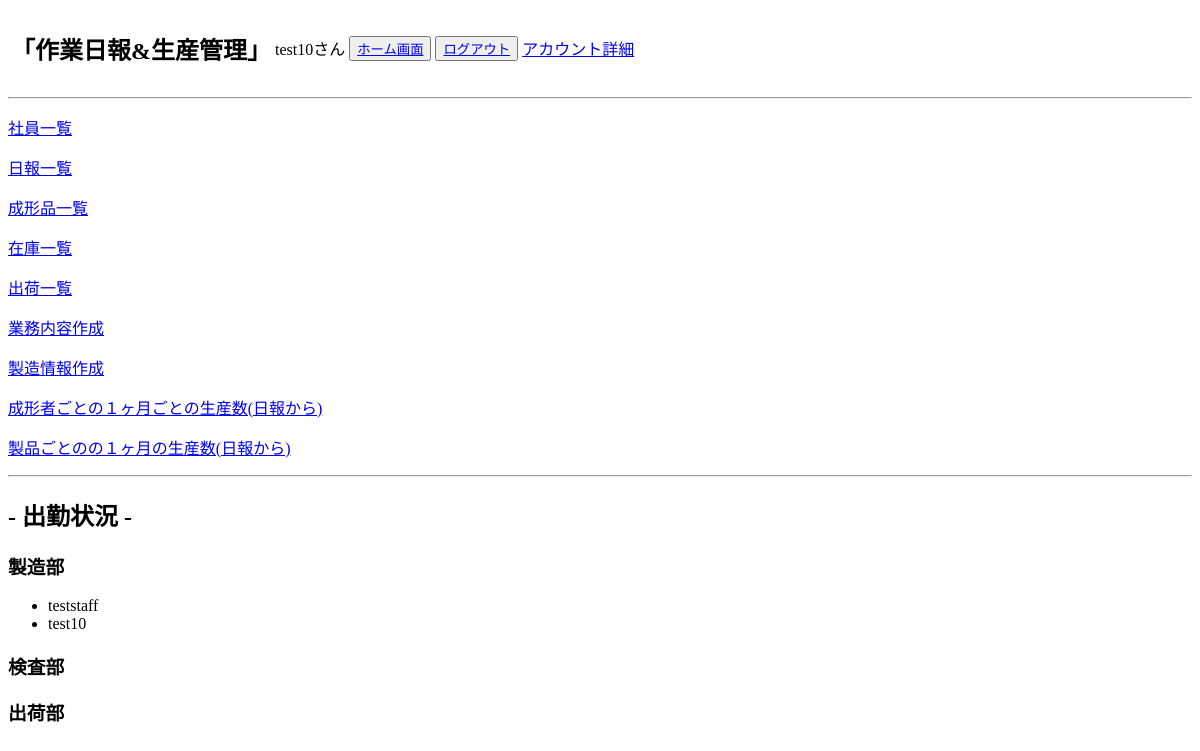
The page /product_management/staff_home/ (signed in) on the database as committed earlier.
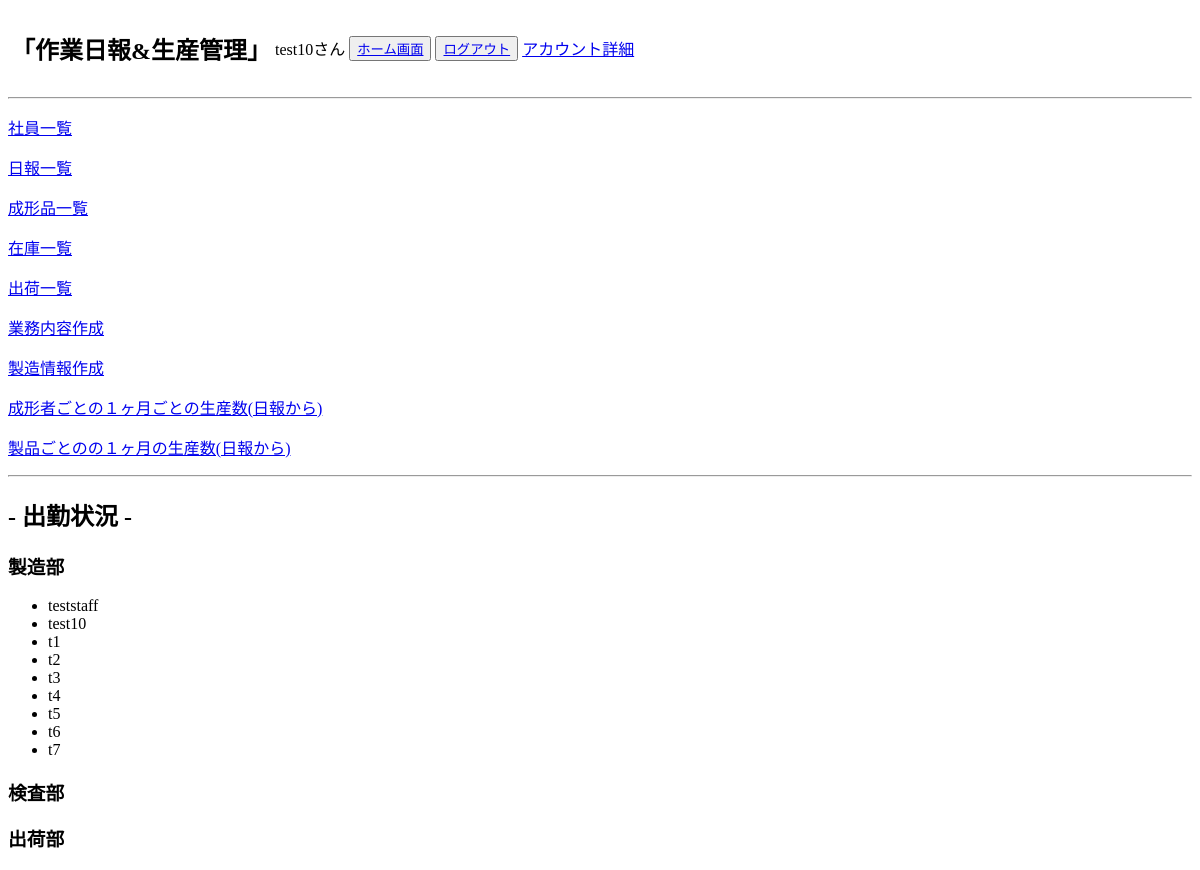
The same page on the database as committed later.
### accounts/models.py (models this page shows, shortened)
class Users(AbstractBaseUser, PermissionsMixin):
    username = models.CharField(max_length=150, unique=True, verbose_name="ユーザー名")
    birthday = models.DateField(null=True,blank=True, verbose_name="生年月日")
    phone = models.CharField(max_length=11,null=True,blank=True, verbose_name="携帯番号")
    email = models.EmailField(max_length=255, unique=True, verbose_name="メールアドレス")
    department = models.ForeignKey(
        Departments, on_delete=models.PROTECT, null=True,blank=True
    )
    is_active = models.BooleanField(default=True)
    is_staff = models.BooleanField(default=False)
    USERNAME_FIELD = 'username'
    EMAIL_FIELD = 'email'
    REQUIRED_FIELDS = ['email']
    objects = UsersManager()

### product_management/views.py (the view)
# urls.py: path('staff_home/',StaffHomeView.as_view(), name='staff_home'),
class StaffHomeView(LoginRequiredMixin,TemplateView):
    model = Users
    template_name = os.path.join('staff', 'staff_home.html')
    context_object_name = 'users'
    def get_context_data(self, **kwargs):
        context = super().get_context_data(**kwargs)
        if self.request.user.is_authenticated:
            login_user = self.request.user
            department_user = login_user.department.name
            department_users = Users.objects.filter(department__name=department_user)
            context['department_users'] = department_users
        return context

### accounts/context_processors.py (called while the page is built)
def my_custom_context(request):
    protocol = 'http' if request.is_secure() else 'https'
    domain = request.get_host()
    return {
        'protocol': protocol,
        'domain': domain,
    }

### templates/staff/staff_home.html (shortened to what this page needs)
{% extends 'base_staff.html' %}
{% block content %}
<h2>- 出勤状況 -</h2>
<h3>製造部</h3>
<ul>
    {% for user in department_users %}
        {% if user.department.name == '製造部' %}
            <li>{{ user.username }}</li>
        {% endif %}
    {% endfor %}
</ul>
<h3>検査部</h3>
<h3>出荷部</h3>
{% endblock %}

### templates/base_staff.html (shortened to what this page needs)
<!DOCTYPE html>
<html lang="ja">
<head>
</head>
<body>
    <table>
        <tr>
            <td><h2>「作業日報&生産管理」</h2></td>
            <td><p>{{ request.user.username }}さん</p></td>
            <td><button><a href="{% url 'product_management:staff_home' %}">ホーム画面</a></button></td>
            <td><button><a href="{% url 'accounts:logout_user' %}">ログアウト</a></button></td>
            <td><p><a href="{% url 'accounts:profile' %}">アカウント詳細</a></p></td>
        </tr>
    </table>
    <hr>
    <p><a href="{% url 'product_management:staff_user_list' %}">社員一覧</a></p>
    <p><a href="{% url 'product_management:staff_report_list' %}">日報一覧</a></p>
    <p><a href="{% url 'product_management:staff_molding_list' %}">成形品一覧</a></p>
    <p><a href="{% url 'product_management:staff_stock_list' %}">在庫一覧</a></p>
    <p><a href="{% url 'product_management:staff_shipping_list' %}">出荷一覧</a></p>
    <p><a href="{% url 'product_management:staff_business_list' %}">業務内容作成</a></p>
    <p><a href="{% url 'product_management:staff_product_list' %}">製造情報作成</a></p>
    <p><a href="{% url 'product_management:staff_reportusergraph' %}">成形者ごとの１ヶ月ごとの生産数(日報から)</a></p>
    <p><a href="{% url 'product_management:staff_reportproductgraph' %}">製品ごとのの１ヶ月の生産数(日報から)</a></p>
    <hr>
    {% block content %}
    {% endblock %}
</body>
</html>

Rows that differ between the two databases and show on the page:
added Users: username "t1"
added Users: username "t2"
added Users: username "t3"
added Users: username "t4"
added Users: username "t5"
added Users: username "t6"
added Users: username "t7"
